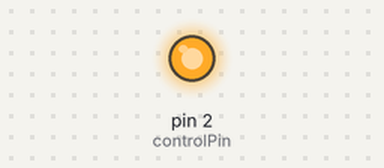
Bench run of a sketch on a simulated Arduino Uno, built with avr-gcc and run on an emulated ATmega328P. Parts: output pins drawn as LEDs (lit = HIGH).

Above: at 5.0 s.
At 11.5 s:
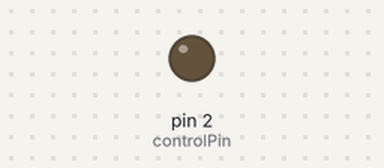
Timing chart, 0 to 16.9 s (numbered marks = the images above):
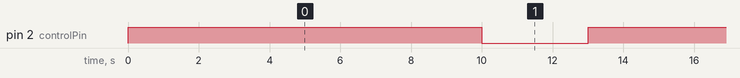

The sketch:

hacker_button.ino
```cpp
const int controlPin = 2;
void setup() {
  // put your setup code here, to run once:
pinMode(controlPin, OUTPUT);
}

void loop() {
  // put your main code here, to run repeatedly:
digitalWrite(controlPin, HIGH);
delay(10000);
digitalWrite(controlPin,LOW);
delay(3000);
}
```

Measured:
- by itself, pin 2 (controlPin): alternates HIGH for 10.0 s and LOW for 3.0 s
